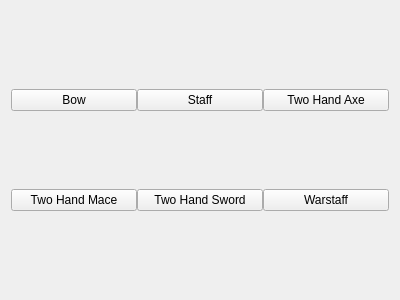
<?xml version="1.0" encoding="UTF-8"?>
<ui version="4.0">
 <class>two_hand_weapon_types</class>
 <widget class="QWidget" name="two_hand_weapon_types">
  <property name="geometry">
   <rect>
    <x>0</x>
    <y>0</y>
    <width>400</width>
    <height>300</height>
   </rect>
  </property>
  <property name="windowTitle">
   <string>Form</string>
  </property>
  <layout class="QVBoxLayout" name="verticalLayout">
   <item>
    <widget class="QWidget" name="two_hand_weapon_types_container" native="true">
     <layout class="QGridLayout" name="gridLayout">
      <property name="leftMargin">
       <number>0</number>
      </property>
      <property name="topMargin">
       <number>0</number>
      </property>
      <property name="rightMargin">
       <number>0</number>
      </property>
      <property name="bottomMargin">
       <number>0</number>
      </property>
      <property name="spacing">
       <number>0</number>
      </property>
      <item row="1" column="1">
       <widget class="QPushButton" name="two_hand_weapon_sword_btn">
        <property name="text">
         <string>Two Hand Sword</string>
        </property>
        <attribute name="buttonGroup">
         <string notr="true">two_hand_weapon_types_btn_group</string>
        </attribute>
       </widget>
      </item>
      <item row="0" column="1">
       <widget class="QPushButton" name="two_hand_weapon_staff_btn">
        <property name="text">
         <string>Staff</string>
        </property>
        <attribute name="buttonGroup">
         <string notr="true">two_hand_weapon_types_btn_group</string>
        </attribute>
       </widget>
      </item>
      <item row="1" column="0">
       <widget class="QPushButton" name="two_hand_weapon_mace_btn">
        <property name="text">
         <string>Two Hand Mace</string>
        </property>
        <attribute name="buttonGroup">
         <string notr="true">two_hand_weapon_types_btn_group</string>
        </attribute>
       </widget>
      </item>
      <item row="0" column="2">
       <widget class="QPushButton" name="two_hand_weapon_axe_btn">
        <property name="text">
         <string>Two Hand Axe</string>
        </property>
        <attribute name="buttonGroup">
         <string notr="true">two_hand_weapon_types_btn_group</string>
        </attribute>
       </widget>
      </item>
      <item row="0" column="0">
       <widget class="QPushButton" name="bow_btn">
        <property name="text">
         <string>Bow</string>
        </property>
        <attribute name="buttonGroup">
         <string notr="true">two_hand_weapon_types_btn_group</string>
        </attribute>
       </widget>
      </item>
      <item row="1" column="2">
       <widget class="QPushButton" name="two_hand_weapon_warstaff_btn">
        <property name="text">
         <string>Warstaff</string>
        </property>
        <attribute name="buttonGroup">
         <string notr="true">two_hand_weapon_types_btn_group</string>
        </attribute>
       </widget>
      </item>
     </layout>
    </widget>
   </item>
  </layout>
 </widget>
 <resources/>
 <connections/>
 <buttongroups>
  <buttongroup name="two_hand_weapon_types_btn_group"/>
 </buttongroups>
</ui>
